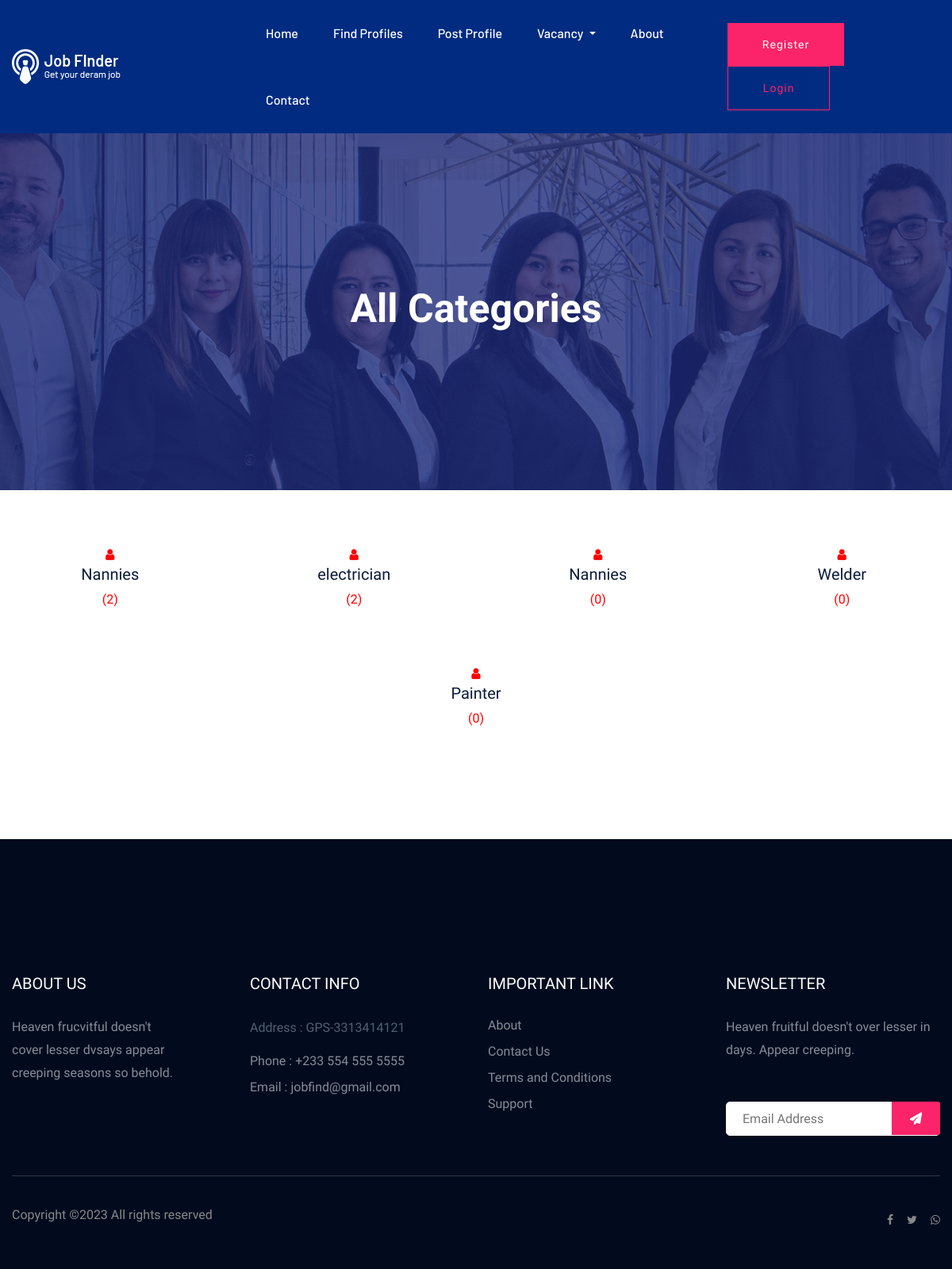
Page /categories/ on the committed database.
### app/models.py (models this page shows, shortened)
class Category(models.Model):
    name = models.CharField(max_length=100)

### app/views.py (the view)
# urls.py: path('categories/', views.all_categories, name='all_categories'),
def all_categories(request):
    categories = Category.objects.all()
    categories_with_count = []
    for category in categories:
        post_count = category.postprofile_set.count()
        categories_with_count.append({'category': category, 'post_count': post_count})
    context = {
        'categories_with_count': categories_with_count
    }
    return render(request, 'all_categories.html', context)

### app/templates/all_categories.html (shortened to what this page needs)
{% extends 'base.html' %}
{% block content %}
        <div class="slider-area ">
            <div class="single-slider section-overly slider-height2 d-flex align-items-center" id="background-div" data-background="static/img/hero/about.jpg">
                <div class="container">
                    <div class="row">
                        <div class="col-xl-12">
                            <div class="hero-cap text-center">
                                <h2>All Categories</h2>
                            </div>
                        </div>
                    </div>
                </div>
            </div>
        </div>
<div class="container" style="padding: 50px 0px 90px 0px">
    <div class="row d-flex justify-content-center">
        {% for category_info in categories_with_count %}
        <div class="col-xl-3 col-lg-3 col-md-4 col-sm-6">
            <a style="color:red" href="{% url 'posts_by_category' category_info.category.pk %}">
                <div class="single-services text-center mb-30"  style="background-color:white; padding: 20px 0px">
                    <div class="services-ion">
                        <span class="fa fa-user"></span>
                    </div>
                    <div class="services-cap">
                        <h5>{{ category_info.category.name }}</h5>
                        <span>({{ category_info.post_count }})</span>
                    </div>
                </div>
            </a>
        </div>
        {% endfor %}
    </div>
</div>
{% endblock %}

### app/templates/all_categories.html (style rules this page uses)
#background-div { background-image: url('/static/img/about.jpg'); }

### rows in the picture
Category: category.name "Nannies", post_count "2"
Category: category.name "electrician", post_count "2"
Category: category.name "Nannies", post_count "0"
Category: category.name "Welder", post_count "0"
Category: category.name "Painter", post_count "0"
